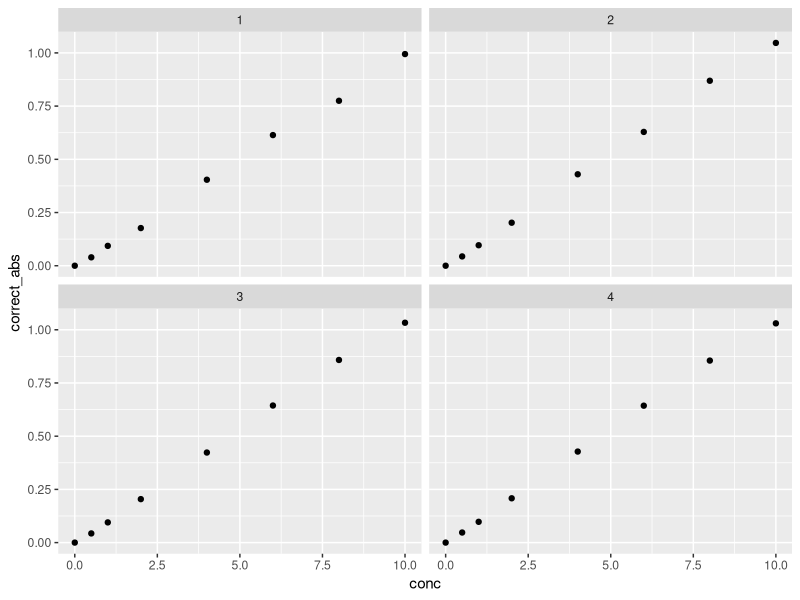
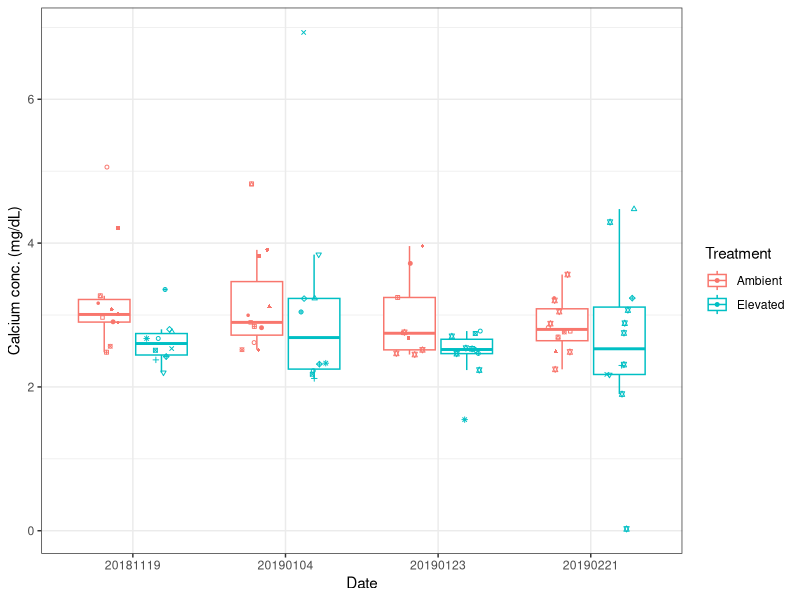

Write R code to recreate these figures, in order.
## ---- chunk 1
library(readxl)
library(dplyr)
library(tidyr)
library(ggplot2)
## ---- chunk 2
ca_data <- read_xlsx("../data/20201125/CompiledData.xlsx")

sample_info <- read_xlsx("../data/20201125/CompiledData.xlsx", sheet = 'SampleInfo' )
## ---- chunk 3
ca_data_sum <- ca_data %>% group_by(Plate, ID) %>% summarise(mean_abs = mean(`Absorbance @ 570 (1.0s) (A)`))

## ---- chunk 4
ca_data_sum_corrected <- ca_data_sum %>% group_by(Plate) %>% mutate(correct_abs = mean_abs - mean_abs[which(ID == "STD_A")])

## ---- chunk 5
ca_data_sum_corrected$conc <- NA

for (i in 1:nrow(ca_data_sum_corrected)){
  if(ca_data_sum_corrected$ID[i]=="STD_A"){
    ca_data_sum_corrected$conc[i] <- 0
  }
  if(ca_data_sum_corrected$ID[i]=="STD_B"){
    ca_data_sum_corrected$conc[i] <- 0.5
  }
  if(ca_data_sum_corrected$ID[i]=="STD_C"){
    ca_data_sum_corrected$conc[i] <- 1
  }
  if(ca_data_sum_corrected$ID[i]=="STD_D"){
    ca_data_sum_corrected$conc[i] <- 2
  }
  if(ca_data_sum_corrected$ID[i]=="STD_E"){
    ca_data_sum_corrected$conc[i] <- 4
  }
  if(ca_data_sum_corrected$ID[i]=="STD_F"){
    ca_data_sum_corrected$conc[i] <- 6
  }
  if(ca_data_sum_corrected$ID[i]=="STD_G"){
    ca_data_sum_corrected$conc[i] <- 8
  }
  if(ca_data_sum_corrected$ID[i]=="STD_H"){
    ca_data_sum_corrected$conc[i] <- 10
  }
}

## ---- chunk 6

ggplot(ca_data_sum_corrected[grep("STD",ca_data_sum_corrected$ID),], aes(conc,correct_abs)) + geom_point() + facet_wrap(~Plate)
## ---- chunk 7

# conc. = (corrected sample abs - y intercept / slope) * sample dilution
for (i in 1:nrow(ca_data_sum_corrected)){
  if(substr(ca_data_sum_corrected$ID[i],1,3)!="STD" & ca_data_sum_corrected$Plate[i] == 1){
    ca_data_sum_corrected$conc[i] <- (ca_data_sum_corrected$correct_abs[i] + 0.0064 / 0.0999) * 4
  }
  if(substr(ca_data_sum_corrected$ID[i],1,3)!="STD" & ca_data_sum_corrected$Plate[i] == 2){
    ca_data_sum_corrected$conc[i] <- (ca_data_sum_corrected$correct_abs[i] + 0.0057 / 0.1067) * 4
  }
  if(substr(ca_data_sum_corrected$ID[i],1,3)!="STD" & ca_data_sum_corrected$Plate[i] == 3){
    ca_data_sum_corrected$conc[i] <- (ca_data_sum_corrected$correct_abs[i] + 0.0038 / 0.1057) * 4
  }
  if(substr(ca_data_sum_corrected$ID[i],1,3)!="STD" & ca_data_sum_corrected$Plate[i] == 4){
    ca_data_sum_corrected$conc[i] <- (ca_data_sum_corrected$correct_abs[i] + 0.0002 / 0.1051) * 4
  }
}

#slope and intercepts
# plate 1:
  # slope: 0.0999
  # intercept: -0.0064

#plate 2: 
  # slope: 0.1067
  # intercept: -0.0057

#plate 3: 
  # slope: 0.1057
  # intercept: -0.0038

#plate 4:
  # slope: 0.1051
  # intercept: -0.0002
## ---- chunk 8
#first check ID is the exact same as the label
View(sample_info[which(sample_info$ID!= sample_info$Label),])

#now create ID column to match with plate reader data
sample_info$ID <- paste0(substr(sample_info$Date,5,6),"/",substr(sample_info$Date,7,8),"-",sample_info$Label)



#merge sample info with plate reader data
ca_data_sum_corrected_info <- merge(ca_data_sum_corrected, sample_info, by = "ID")


#create a column with the number of sampling points called "freq"
ca_data_sum_corrected_info <- merge(ca_data_sum_corrected_info,table(Label = ca_data_sum_corrected_info$Label), by =  "Label")

#create a column with factors to use for labeling individuals with multiple sampling points

ca_data_sum_corrected_info$name <- factor(ifelse(ca_data_sum_corrected_info$Freq !=1,paste0(ca_data_sum_corrected_info$Label,"_",ca_data_sum_corrected_info$Freq),1))

## ---- chunk 9
ggplot(ca_data_sum_corrected_info, aes(x = factor(Date), y = conc, group = interaction(Treatment,factor(Date)),color = Treatment)) + geom_boxplot(outlier.shape = NA) + geom_point(shape = ca_data_sum_corrected_info$name,size=1,position = position_jitterdodge(jitter.width = 0.2)) + theme_bw() + labs(x = "Date", y = "Calcium conc. (mg/dL)") + scale_shape_manual(values=1:nlevels(ca_data_sum_corrected_info$name))

## ---- chunk 10
aov_data <- aov(conc ~ Treatment * Date, data = ca_data_sum_corrected_info)
summary(aov_data)

#               Df Sum Sq Mean Sq F value Pr(>F)  
#Treatment       1   2.47  2.4712   3.717 0.0574 .
#Date            1   0.10  0.1040   0.156 0.6935  
#Treatment:Date  1   0.49  0.4912   0.739 0.3926  
#Residuals      81  53.86  0.6649                 
#---
#Signif. codes:  0 ‘***’ 0.001 ‘**’ 0.01 ‘*’ 0.05 ‘.’ 0.1 ‘ ’ 1

